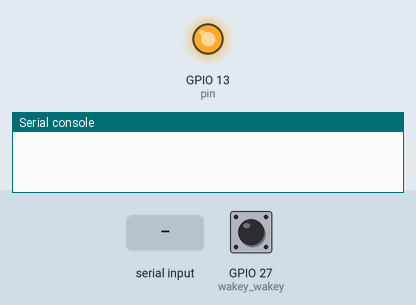
Simulated run of this program. Board: ESP32 board running MicroPython. On the bench: output pins drawn as LEDs (lit = HIGH), the last lines printed to the serial console. The test bench sets the inputs (shaded band); at power-on: GPIO 27 (wakey_wakey) LOW. Deep sleep restarts the program when it ends.

Above: at 2.2 s.
2.3 s: "I" received over the second serial link
3.8 s: "*" received over the second serial link
5.3 s: "C" received over the second serial link
6.8 s: "S" received over the second serial link
At 7.9 s:
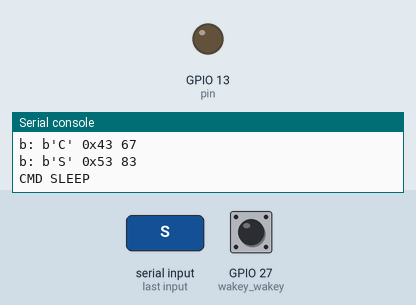
Timing chart, 0 to 19.7 s (numbered marks = the images above; inputs shaded):
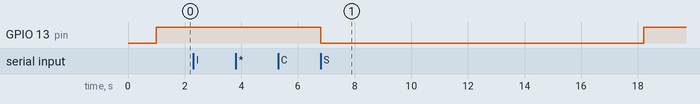

The program:

serial-echo.py
```python
import machine as M
from utime import ticks_ms, ticks_us
import esp32
from time import sleep
from struct import unpack


sleep(1)

ALPHABET36 = '0123456789abcdefghijklmnopqrstuvwxyz'
alphabet_reverse = dict((char, i) for (i, char) in enumerate(ALPHABET36))

# https://github.com/jpscaletti/base36/blob/master/base36.py
def to36(num, alphabet=None):
    converted = []
    while num != 0:
        num, rem = divmod(num, 36)
        converted.insert(0, ALPHABET36[rem])
    return ''.join(converted) or '0'

def from36(snum, alphabet=None):
    num = 0
    snum = str(snum)
    for char in snum:
        num = num * 36 + alphabet_reverse[char]
    return num

if M.reset_cause() == M.DEEPSLEEP_RESET:
    print('I was in such a deep sleep...')


# Use for blinkie
pin = M.Pin(13, M.Pin.OUT)
pin.on()

# Set up the UART
uart = M.UART(1, 57600, tx = 17, rx = 16)
uart.init(57600,
          bits = 8, parity = None, stop = 1,
          tx = 17, rx = 16,
          timeout_char = 500)

# Set up sleep/wake
wakey_wakey = M.Pin(27, M.Pin.IN)
esp32.wake_on_ext0(pin = wakey_wakey, level = esp32.WAKEUP_ANY_HIGH)

count = 0

# States
WAITING      = const(0x00)
CMD          = const(0x01)
# Numbers
READINT     = const(0x10)
READFLOAT    = const(0x11)

last = ticks_ms()

state = WAITING

intndx = 0
buff32 = bytearray(4)

while True:
  now = ticks_ms()
  b = uart.read(1)
  if b is None:
    # If enough time elapses, go to sleep.
    if state == WAITING and last - now > 500:
      print("Yawn...")
      pin.off()
      M.deepsleep(10000)
  # We have a character!
  else:
    print("b: " + str(b) + " " + str(hex(ord(b))) + " " + str(ord(b)))

    if state == WAITING and b == b'I':
      state = READINT
      last = now
      # Reset the buffer and index
      intndx = 0
      buff32 = bytearray(4)
    elif state == READINT and b == b'*':
      intndx = 0
      ndx = 0
      n = 0
      for b in buff32:
        n = n + (b << (8 * ndx))
        # print("conv: " + str(ndx) + " " + str(b) + " " + str(n))
        ndx += 1
      print("Int: {0}".format(n))
      state = WAITING
    elif state == READINT:
      if intndx >= 4:
        # This is no good. Go back to waiting
        # print("INTNDX OUT OF RANGE")
        state = WAITING
      else:
        buff32[intndx] = ord(b)
        intndx += 1

    if state == WAITING and b == b'C':
      state = CMD
      last = now
    elif state == CMD and b == b'S':
      print("CMD SLEEP")
      pin.off()
      sleep(0.1)
      M.deepsleep(10000)
  
```

Measured:
- after the input at 6.8 s, GPIO 13 (pin): HIGH → LOW at once, → HIGH 11.4 s later
